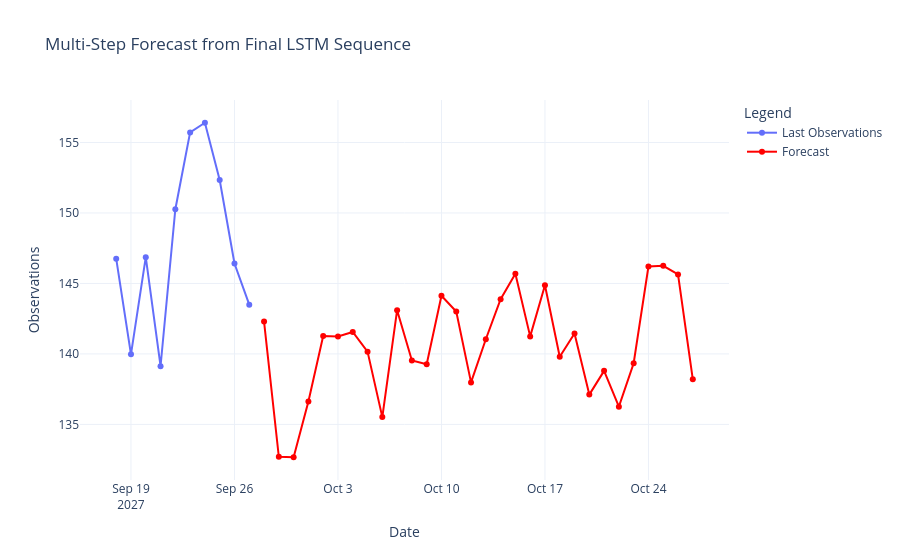

Notebook source saved alongside this figure:
### Code cell
# Define last_date as the last date in the DataFrame's index
last_date = df.index[-1]

# Create future date range
future_dates = pd.date_range(start=last_date + pd.Timedelta(days=1), periods=len(future_predictions), freq="D")

# Ensure recent_dates and recent_values lengths match
recent_dates = pd.date_range(end=last_date, periods=10, freq="D")

# actual vs predicted
# Ensure all arrays have the same length
min_length = min(len(recent_dates), len(recent_values.flatten()), len(future_dates), len(future_predictions))

data = pd.DataFrame({
	"recent_dates": recent_dates[-min_length:],  # Trim to match the minimum length
	"recent_values": recent_values.flatten()[-min_length:],  # Trim to match the minimum length
	"future_dates": future_dates[:min_length],  # Trim to match the minimum length
	"future_predictions": future_predictions[:min_length]  # Trim to match the minimum length
})
print(data.head(10))

# Plot
fig = go.Figure()

fig.add_trace(go.Scatter(
    x=recent_dates,
    y=recent_values,
    mode='lines+markers',
    name='Last Observations'
))

fig.add_trace(go.Scatter(
    x=future_dates,
    y=future_predictions,
    mode='lines+markers',
    name='Forecast',
    line=dict(color='red')
))

fig.update_layout(
    title="Multi-Step Forecast from Final LSTM Sequence",
    xaxis_title="Date",
    yaxis_title="Observations",
    legend_title="Legend",
    template="plotly_white"
)

fig.show()

### Figure 1 — Plotly figure (JSON) as saved in the notebook; plotly's stock layout.template omitted (floating-point values rounded to 4 significant figures)
{"data": [{"mode": "lines+markers", "name": "Last Observations", "type": "scatter", "x": ["2027-09-18T00:00:00", "2027-09-19T00:00:00", "2027-09-20T00:00:00", "2027-09-21T00:00:00", "2027-09-22T00:00:00", "2027-09-23T00:00:00", "2027-09-24T00:00:00", "2027-09-25T00:00:00", "2027-09-26T00:00:00", "2027-09-27T00:00:00"], "y": [146.8, 140.0, 146.9, 139.1, 150.3, 155.7, 156.4, 152.3, 146.4, 143.5]}, {"line": {"color": "red"}, "mode": "lines+markers", "name": "Forecast", "type": "scatter", "x": ["2027-09-28T00:00:00", "2027-09-29T00:00:00", "2027-09-30T00:00:00", "2027-10-01T00:00:00", "2027-10-02T00:00:00", "2027-10-03T00:00:00", "2027-10-04T00:00:00", "2027-10-05T00:00:00", "2027-10-06T00:00:00", "2027-10-07T00:00:00", "2027-10-08T00:00:00", "2027-10-09T00:00:00", "2027-10-10T00:00:00", "2027-10-11T00:00:00", "2027-10-12T00:00:00", "2027-10-13T00:00:00", "2027-10-14T00:00:00", "2027-10-15T00:00:00", "2027-10-16T00:00:00", "2027-10-17T00:00:00", "2027-10-18T00:00:00", "2027-10-19T00:00:00", "2027-10-20T00:00:00", "2027-10-21T00:00:00", "2027-10-22T00:00:00", "2027-10-23T00:00:00", "2027-10-24T00:00:00", "2027-10-25T00:00:00", "2027-10-26T00:00:00", "2027-10-27T00:00:00"], "y": [142.3, 132.7, 132.7, 136.6, 141.3, 141.2, 141.6, 140.2, 135.5, 143.1, 139.5, 139.3, 144.1, 143.0, 138.0, 141.0, 143.9, 145.7, 141.2, 144.9, 139.8, 141.5, 137.1, 138.8, 136.3, 139.3, 146.2, 146.3, 145.6, 138.2]}], "layout": {"legend": {"title": {"text": "Legend"}}, "title": {"text": "Multi-Step Forecast from Final LSTM Sequence"}, "xaxis": {"title": {"text": "Date"}}, "yaxis": {"title": {"text": "Observations"}}}}
